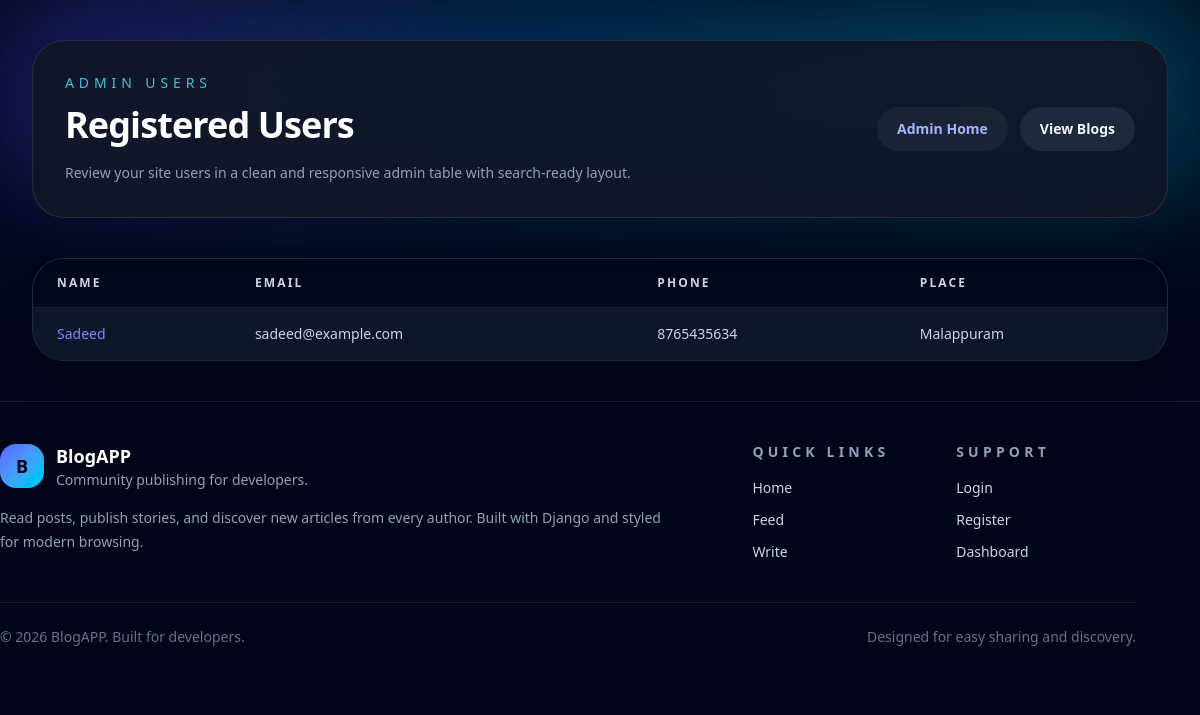
The page /view_users/ (signed in) on the database as committed earlier.
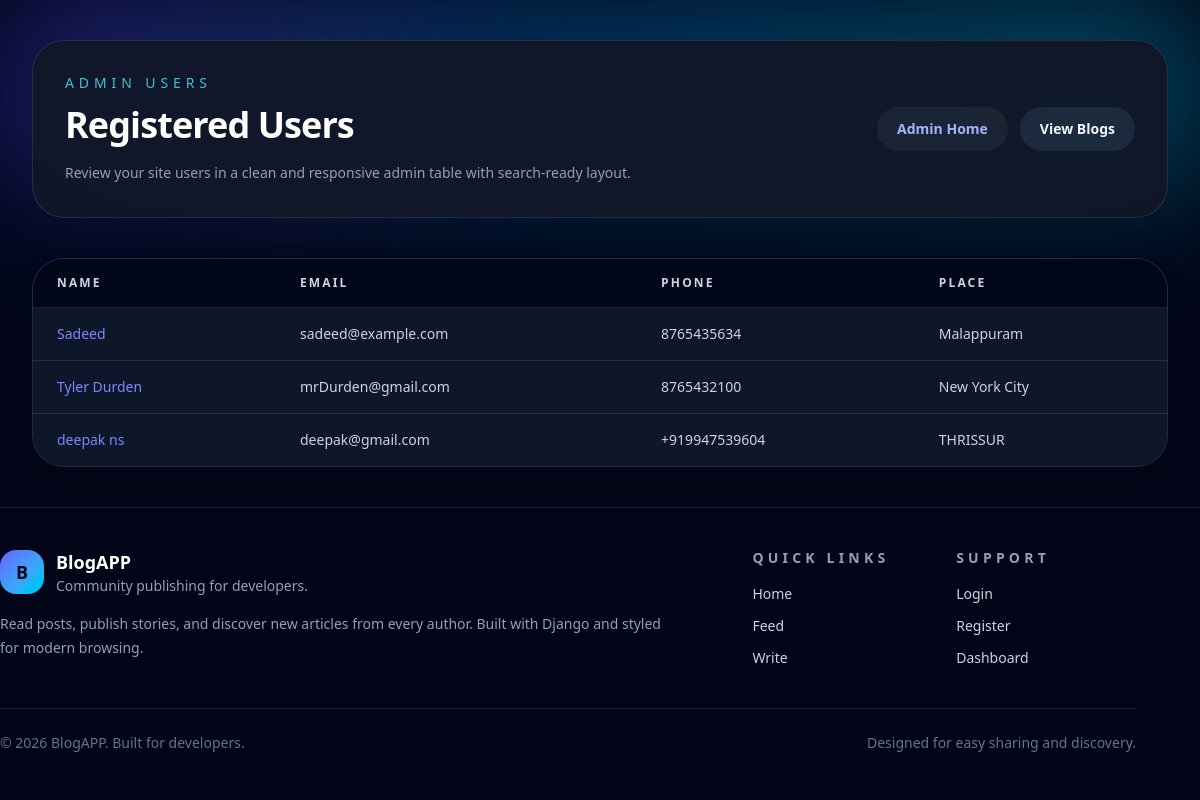
The same page on the database as committed later.
### myapp/models.py (models this page shows, shortened)
class UserProfile(models.Model):
    USER = models.ForeignKey(User, on_delete=models.CASCADE)
    name = models.CharField(max_length=100)
    email = models.EmailField()
    phone = models.CharField(max_length=15)
    place = models.CharField(max_length=100)

### myapp/views.py (the view)
# urls.py: path('view_users/',views.view_users,name='view_users'),
@login_required
@user_passes_test(lambda user: user.is_superuser, login_url='home')
def view_users(request):
   users = UserProfile.objects.all()
   return render(request,'view_users.html',{'users':users})

### myapp/templates/view_users.html (shortened to what this page needs)
<!DOCTYPE html>
<html lang="en">
<head>
    {% load static %}
    <script src="https://cdn.jsdelivr.net/npm/@tailwindcss/browser@4"></script>
</head>
<body class="min-h-screen bg-slate-950 text-slate-100">
    <div class="relative overflow-hidden">
        <div class="relative mx-auto max-w-7xl px-4 py-10 sm:px-6 lg:px-8">
            <header class="mb-10 rounded-[2rem] border border-white/10 bg-gray-900/95 p-8 shadow-2xl shadow-black/20 backdrop-blur-xl">
                <div class="flex flex-col gap-5 lg:flex-row lg:items-center lg:justify-between">
                    <div>
                        <p class="text-sm uppercase tracking-[0.35em] text-cyan-300/80">Admin users</p>
                        <h1 class="mt-3 text-4xl font-bold tracking-tight text-white">Registered Users</h1>
                        <p class="mt-4 max-w-2xl text-sm leading-6 text-slate-400">Review your site users in a clean and responsive admin table with search-ready layout.</p>
                    </div>
                    <div class="flex flex-wrap items-center gap-3">
                        <a href="{% url 'admin_home' %}" class="inline-flex items-center justify-center rounded-full bg-white/5 px-5 py-3 text-sm font-semibold text-indigo-300 transition hover:bg-white/10">Admin Home</a>
                        <a href="{% url 'view_blogs_admin' %}" class="inline-flex items-center justify-center rounded-full bg-slate-800 px-5 py-3 text-sm font-semibold text-slate-100 transition hover:bg-slate-700">View Blogs</a>
                    </div>
                </div>
            </header>
            <section class="overflow-hidden rounded-[2rem] border border-white/10 bg-slate-900/80 shadow-2xl shadow-black/20">
                <div class="overflow-x-auto">
                    <table class="min-w-full divide-y divide-white/10 text-sm text-left">
                        <thead class="bg-slate-950/90 text-slate-300">
                            <tr>
                                <th class="px-6 py-4 uppercase tracking-[0.18em] text-xs font-semibold">Name</th>
                                <th class="px-6 py-4 uppercase tracking-[0.18em] text-xs font-semibold">Email</th>
                                <th class="px-6 py-4 uppercase tracking-[0.18em] text-xs font-semibold">Phone</th>
                                <th class="px-6 py-4 uppercase tracking-[0.18em] text-xs font-semibold">Place</th>
                            </tr>
                        </thead>
                        <tbody class="divide-y divide-white/10 bg-slate-900/70">
                            {% if users %}
                                {% for i in users %}
                                    <tr class="transition hover:bg-white/5">
                                        <td class="px-6 py-4 text-slate-100"><a href="{% url 'profile' i.USER.username %}" class="text-indigo-400 hover:text-indigo-300 transition">{{ i.name }}</a></td>
                                        <td class="px-6 py-4 text-slate-300 break-words">{{ i.email }}</td>
                                        <td class="px-6 py-4 text-slate-300">{{ i.phone }}</td>
                                        <td class="px-6 py-4 text-slate-300">{{ i.place }}</td>
                                    </tr>
                                {% endfor %}
                            {% else %}
                                <tr>
                                    <td class="px-6 py-10 text-center text-slate-400" colspan="4">No registered users found.</td>
                                </tr>
                            {% endif %}
                        </tbody>
                    </table>
                </div>
            </section>
        </div>
    </div>
    {% include 'footer.html' %}
</body>
</html>

### myapp/templates/footer.html
<footer class="border-t border-white/10 bg-slate-950/95 text-slate-300">
    <div class="w-full -mx-4 sm:-mx-6 lg:-mx-8 px-4 py-10 sm:px-6 lg:px-8">
        <div class="mx-auto w-full {% if narrow_footer %}max-w-xl{% else %}max-w-7xl{% endif %}">
            <div class="grid gap-10 md:grid-cols-[1.3fr_0.7fr]">
                <div class="space-y-4">
                <div class="flex items-center gap-3">
                    <span class="inline-flex h-11 w-11 items-center justify-center rounded-2xl bg-gradient-to-br from-indigo-500 to-cyan-400 text-lg font-bold text-slate-950">B</span>
                    <div>
                        <p class="text-lg font-semibold text-white">BlogAPP</p>
                        <p class="text-sm text-slate-400">Community publishing for developers.</p>
                    </div>
                </div>
                <p class="max-w-2xl text-sm leading-6 text-slate-400">Read posts, publish stories, and discover new articles from every author. Built with Django and styled for modern browsing.</p>
            </div>
            <div class="grid gap-6 sm:grid-cols-2">
                <div>
                    <p class="text-sm font-semibold uppercase tracking-[0.3em] text-slate-400">Quick links</p>
                    <ul class="mt-4 space-y-3 text-sm text-slate-300">
                        <li><a href="{% url 'home' %}" class="transition hover:text-white">Home</a></li>
                        <li><a href="{% url 'blog_feed' %}" class="transition hover:text-white">Feed</a></li>
                        <li><a href="{% url 'add_blog' %}" class="transition hover:text-white">Write</a></li>
                    </ul>
                </div>
                <div>
                    <p class="text-sm font-semibold uppercase tracking-[0.3em] text-slate-400">Support</p>
                    <ul class="mt-4 space-y-3 text-sm text-slate-300">
                        <li><a href="{% url 'login' %}" class="transition hover:text-white">Login</a></li>
                        <li><a href="{% url 'register' %}" class="transition hover:text-white">Register</a></li>
                        {% if user.is_authenticated %}
                            {% if user.is_superuser %}
                                <li><a href="{% url 'admin_home' %}" class="transition hover:text-white">Dashboard</a></li>
                            {% else %}
                                <li><a href="{% url 'user_home' %}" class="transition hover:text-white">Dashboard</a></li>
                            {% endif %}
                        {% endif %}
                    </ul>
                </div>
            </div>
        </div>
        <div class="mt-10 border-t border-white/10 pt-6 text-sm text-slate-500 sm:flex sm:items-center sm:justify-between">
            <p>&copy; {% now "Y" %} BlogAPP. Built for developers.</p>
            <p>Designed for easy sharing and discovery.</p>
        </div>
    </div>
</footer>

Rows that differ between the two databases and show on the page:
added UserProfile: name "Tyler Durden", email "mrDurden@gmail.com", phone "8765432100", place "New York City"
added UserProfile: name "deepak ns", email "deepak@gmail.com", phone "+919947539604", place "THRISSUR"
